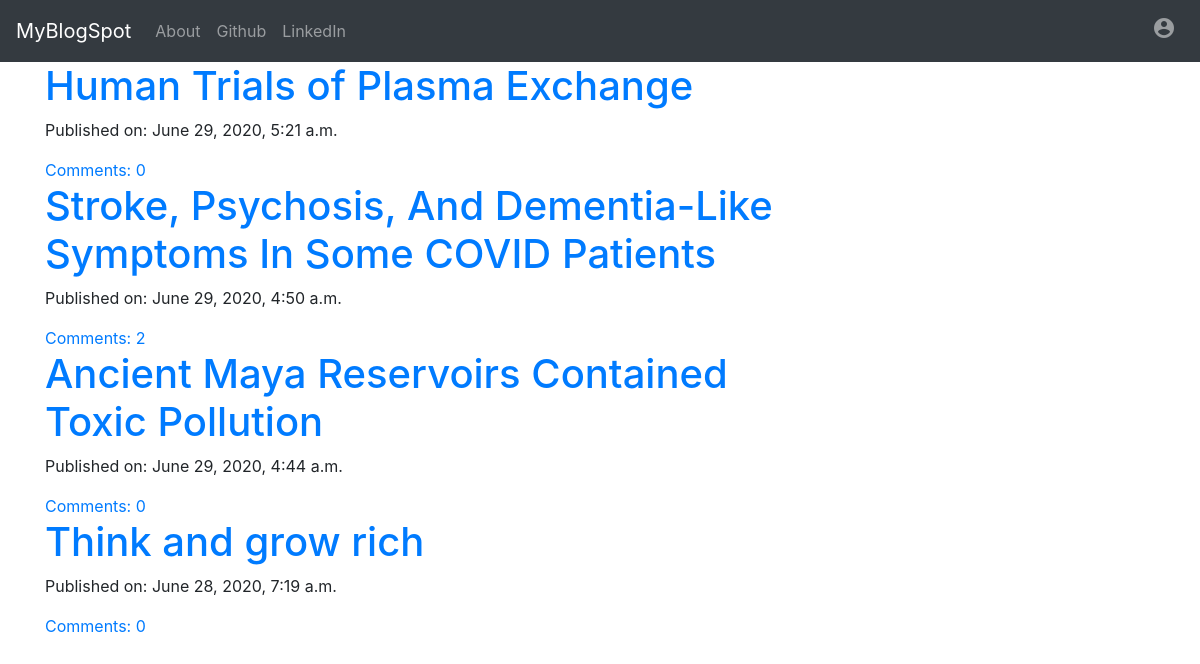
The page / on the database its author committed.
### blog/models.py (models this page shows, shortened)
class Post(models.Model):
    author = models.ForeignKey('auth.User', on_delete=models.CASCADE)
    title = models.CharField(max_length=200)
    text = models.TextField()
    create_date = models.DateTimeField(default=timezone.now)
    published_date = models.DateTimeField(blank=True, null=True)
    def approve_comments(self):
        return self.comments.filter(approved_comment=True)

### blog/views.py (the view)
# urls.py: path('', views.PostListView.as_view(), name='post_list'),
class PostListView(ListView):
    model = Post
    def get_queryset(self):
        return Post.objects.filter(published_date__lte=timezone.now()).order_by('-published_date')

### blog/templates/blog/post_list.html
{% extends 'blog/base.html' %}
{% block content %}
    <div class="centreStage">
        {% for post in post_list %}
            <div class="post">
                <h1><a href="{% url 'post_detail' post.pk %}">{{ post.title }}</a> </h1>
                <div class="date">
                    <p>Published on: {{ post.published_date }}</p>
                </div>
                <a href="{% url 'post_detail' post.pk%}">Comments: {{ post.approve_comments.count }}</a>
            </div>
        {% endfor %}
    </div>
{% endblock %}

### blog/templates/blog/base.html (shortened to what this page needs)
<!DOCTYPE html>
{% load static %}
<html lang="en">
<head>
    <link rel="stylesheet" href="https://stackpath.bootstrapcdn.com/bootstrap/4.5.0/css/bootstrap.min.css"
>
    <link rel="stylesheet" href="//cdn.jsdelivr.net/npm/medium-editor@latest/dist/css/medium-editor.min.css"
          type="text/css" media="screen" charset="utf-8">
    <link rel="stylesheet" href="{% static 'CSS/blog.css' %}">
</head>
<body class="loader">
<nav class="navbar navbar-expand-lg navbar-dark bg-dark">
    <a class="navbar-brand" href="{% url 'post_list' %}">MyBlogSpot</a>
    <div class="collapse navbar-collapse" id="navbarNavAltMarkup">
        <div class="navbar-nav">
            <a class="nav-item nav-link" href="{% url 'about' %}">About</a>
            <a class="nav-item nav-link" href="https://github.com/Manmanthan">Github</a>
            <a class="nav-item nav-link" href="https://www.linkedin.com/in/manthanbhardwaj-76b741157/">LinkedIn</a>
        </div>
    </div>
    {% if user.is_authenticated %}
        <div class="collapse navbar-collapse justify-content-end" id="navbarNavAltMarkup">
            <div class="navbar-nav">
                <a class="nav-item nav-link" href="{% url 'post_new' %}">New Post</a>
                <a class="nav-item nav-link" href="{% url 'post_draft_list' %}">Drafts</a>
                <a class="nav-item nav-link" href="{% url 'logout' %}"><span class="material-icons">login</span></a>
                <a class="nav-item nav-link">Welcome: {{ user.username }}</a>
            </div>
        </div>
    {% else %}
        <div class="collapse navbar-collapse justify-content-end" id="navbarNavAltMarkup">
            <div class="navbar-nav">
                <a class="nav-item nav-link" href="{% url 'login' %}"><span class="material-icons">account_circle</span></a>
            </div>
        </div>
    {% endif %}
</nav>
<div class="content container">
    <div class="row">
        <div class="col-md-8">
            <div class="blog_posts">
                {% block content %}
                {% endblock %}
            </div>
        </div>
    </div>
</div>
</body>
</html>

### blog/static/CSS/blog.css (style rules this page uses)
.loader { filter: hue-rotate(0deg); color: linear-gradient(45deg, #0f8, #08f); animation: hue 10000ms infinite linear; }
.centreStage { margin-left: auto; margin-right: auto; }

### rows shown on the page
Post: title "Human Trials of Plasma Exchange", published_date "June 29, 2020, 5:21 a.m.", approve_comments.count "0"
Post: title "Stroke, Psychosis, And Dementia-Like Symptoms In Some COVID Patients", published_date "June 29, 2020, 4:50 a.m.", approve_comments.count "2"
Post: title "Ancient Maya Reservoirs Contained Toxic Pollution", published_date "June 29, 2020, 4:44 a.m.", approve_comments.count "0"
Post: title "Think and grow rich", published_date "June 28, 2020, 7:19 a.m.", approve_comments.count "0"
